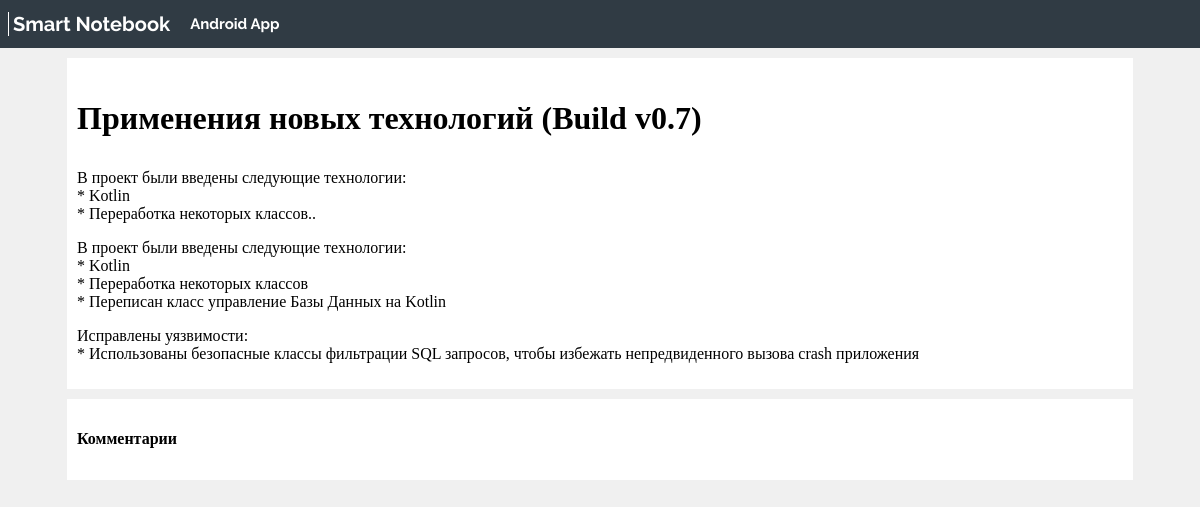
The page /news/post/9 on the database its author committed.
### news/models.py (models this page shows, shortened)
class Articles(models.Model):
    title = models.CharField('Название', max_length=150)
    anons = models.TextField('Анонс')
    full_text = models.TextField('Статья')
    date = models.DateField('Дата публикации')
    class Meta:
        verbose_name = 'Новость'
        verbose_name_plural = 'Новости'

### news/views.py (the view)
# urls.py: path('post/<int:pk>', views.NewsDetailViews.as_view(), name='news-detail'),
class NewsDetailViews(DetailView):
    model = Articles
    template_name = 'news/details_news.html'
    context_object_name = 'article'

### news/templates/news/details_news.html (shortened to what this page needs)
{% load static %}
<!DOCTYPE html>
<html lang="ru">
<head>
    <link rel="stylesheet" type="text/css" href="{% static 'news/css/news.css' %}">
    <link rel="stylesheet" type="text/css" href="{% static 'news/css/header.css' %}">
</head>
<body>
    {% include 'main/header.html' %}
    <div class="layout-page">
        <div class="layout-page-width">
            <div class="page">
                <div class="nav">
                    <div class="content">
                        <div class='news_block'>
                            <div>
                                <h1>{{ article.title|linebreaks}}</h1>
                            </div>
                            <div class="post_text">{{ article.anons |linebreaks}}</div>
                            <div class="post_text">{{ article.full_text |linebreaks}}</div>
                        </div>
                    </div>
                    <div class="content">
                        <div>
                            <h4>Комментарии</h4>
                        </div>
                    </div>
                </div>
            </div>
        </div>
    </div>
</body>
</html>

### news/static/news/css/news.css (style rules this page uses)
.layout-page-width { margin: 0 auto; min-width: 320px; }
@media (min-width: 1024px) { .layout-page-width { padding: 0 24px; max-width: 1096px; } }
.page { display: flex; max-width: 1096px; }
.nav { width: 100%; }
.content { flex: 0; background-color: white; margin: 10px 15px 0px 15px; overflow-wrap: break-word; padding: 10px; }

### news/static/news/css/header.css (style rules this page uses)
body { margin: 0; padding: 0; background-color: #f0f0f0; }

### rows shown on the page
Articles: title "Применения новых технологий (Build v0.7)", anons "В проект были введены следующие технологии: * Kotlin * Переработка некоторых классов..", full_text "В проект были введены следующие технологии: * Kotlin * Переработка некоторых классов * Переписан класс управление Базы Данных на Kotlin Исправлены уязвимости: * Использованы безопасные классы фильтрации SQL запросов, чтобы избежать непредвиденного вызова crash приложения"
